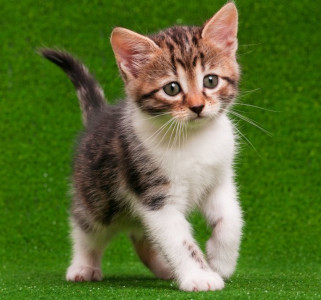
#> input picture ComputerVision-OpenCV/images/cat.jpg, 321 x 300 px
$ python 09.color_channels.py
#> lines starting #> are read from the running program, lines starting #| are printed output that depends on the picture
from cv2 import cv2 as cv
import numpy as np

img = cv.imread('images/cat.jpg')
#> img is the input picture: shape (300, 321, 3); mean B, G, R 50.4, 111.5, 91.3
cv.imshow('Original', img)

# Images are build of 3 channels (Blue, Green and Red)
# and they can be split to visualize individually
b, g, r = cv.split(img)
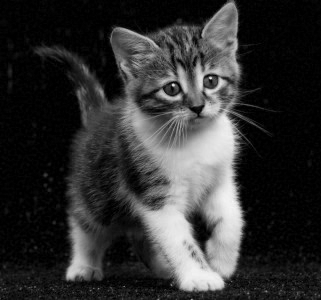
#> b: shape (300, 321); min 0, max 247, mean 50.4
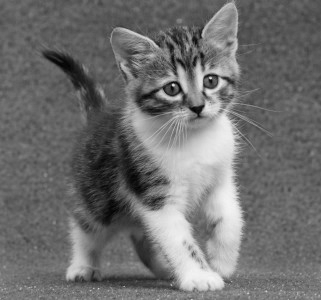
#> g: shape (300, 321); min 0, max 244, mean 111.5
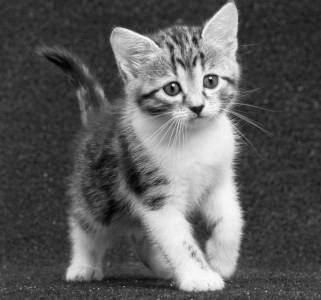
#> r: shape (300, 321); min 0, max 255, mean 91.3

# The Splitted channels can be seen individually
# But they will show as gray Scale, as they do not have color channle
# The whiter area will have higher concentration of color
# whereas the darger are will be lesse concentration
cv.imshow('Blue Channel', b)
cv.imshow('Green Channel', g)
cv.imshow('Red Channel', r)

# They can also be visualised in colors by blending with blank image in correct order of shape
blank = np.zeros(img.shape[:2], dtype='uint8')
blue = cv.merge([b, blank, blank])
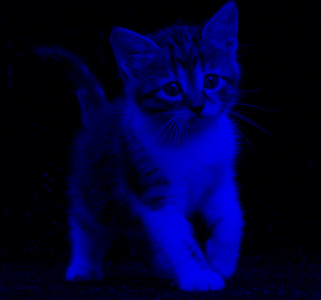
#> blue: shape (300, 321, 3); mean of channels 0, 1, 2 50.4, 0, 0; drawn as B, G, R
green = cv.merge([blank, g, blank])
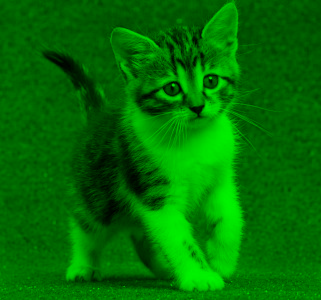
#> green: shape (300, 321, 3); mean of channels 0, 1, 2 0, 111.5, 0; drawn as B, G, R
red = cv.merge([blank, blank, r])
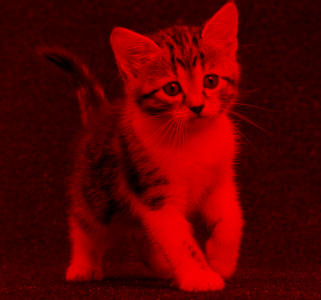
#> red: shape (300, 321, 3); mean of channels 0, 1, 2 0, 0, 91.3; drawn as B, G, R
cv.imshow('Blue', blue)
cv.imshow('Green', green)
cv.imshow('Red', red)

# And Original Image can also be re-constructed by merging 3 channels
reconstructed = cv.merge([b, g, r])
cv.imshow('Re-Constructed', reconstructed)

cv.waitKey(0)

$ run again, with ComputerVision-OpenCV/images/lady.jpg copied over ComputerVision-OpenCV/images/cat.jpg
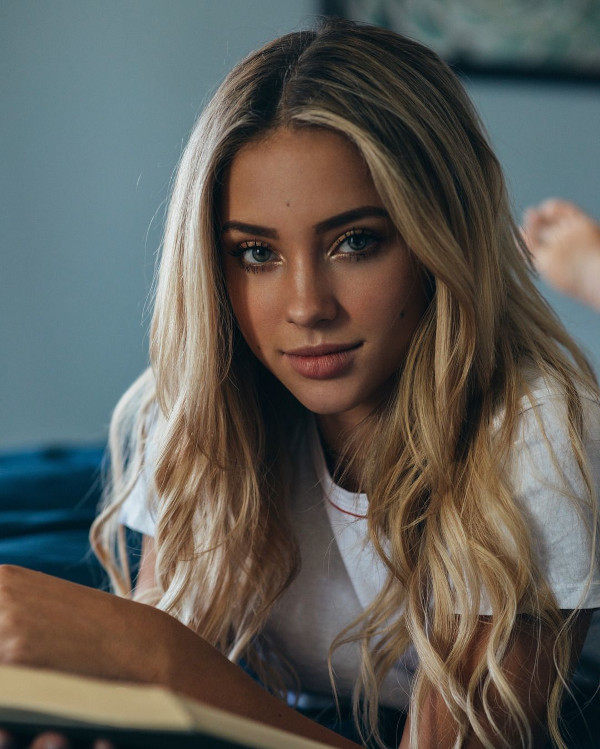
#> input picture ComputerVision-OpenCV/images/lady.jpg, 600 x 749 px
#> img is the input picture: shape (749, 600, 3); mean B, G, R 86.8, 92.7, 95
#> `green = cv.merge([blank, g, blank])`:
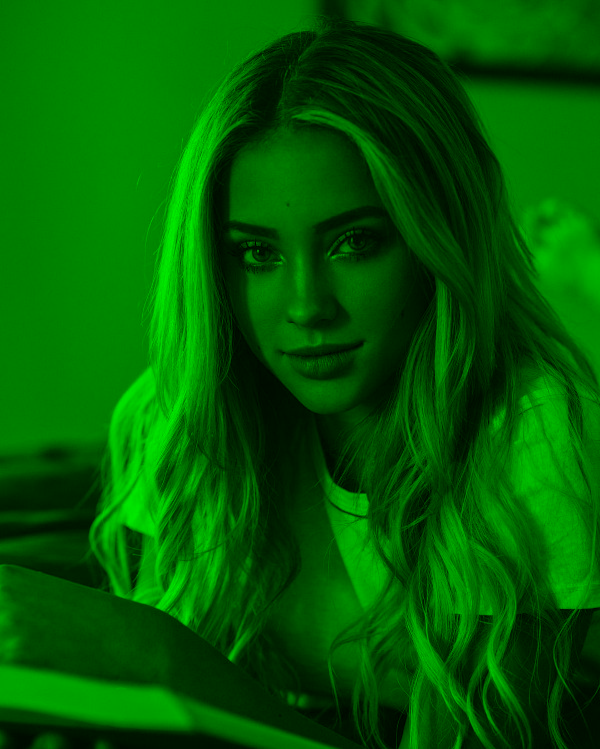
#> green: shape (749, 600, 3); mean of channels 0, 1, 2 0, 92.7, 0; drawn as B, G, R
#> `red = cv.merge([blank, blank, r])`:
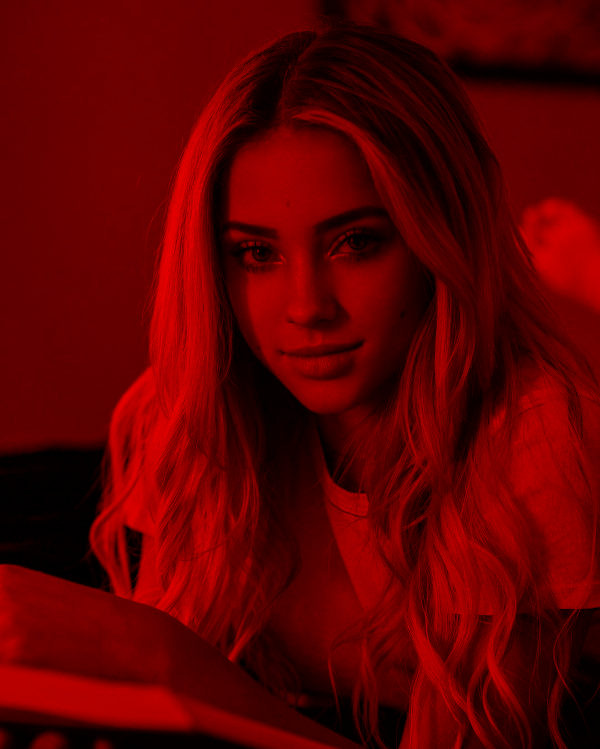
#> red: shape (749, 600, 3); mean of channels 0, 1, 2 0, 0, 95; drawn as B, G, R

$ run again, with ComputerVision-OpenCV/images/people.jpg copied over ComputerVision-OpenCV/images/cat.jpg
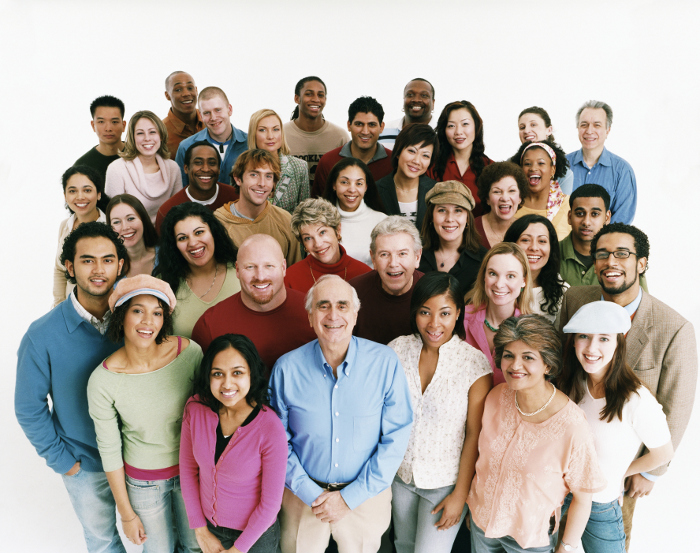
#> input picture ComputerVision-OpenCV/images/people.jpg, 700 x 553 px
#> img is the input picture: shape (553, 700, 3); mean B, G, R 161.2, 167.2, 177.2
#> `green = cv.merge([blank, g, blank])`:
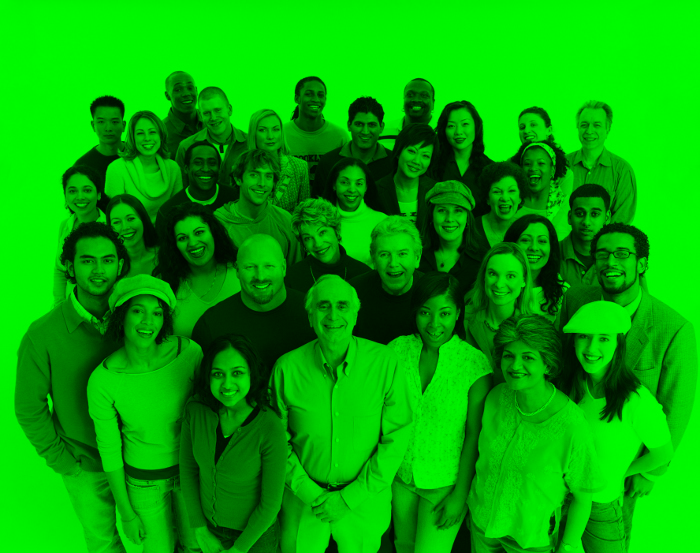
#> green: shape (553, 700, 3); mean of channels 0, 1, 2 0, 167.2, 0; drawn as B, G, R
#> `red = cv.merge([blank, blank, r])`:
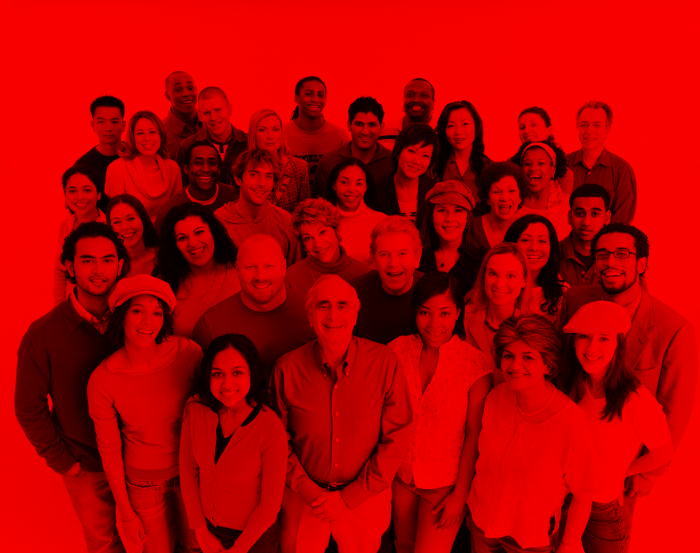
#> red: shape (553, 700, 3); mean of channels 0, 1, 2 0, 0, 177.2; drawn as B, G, R
